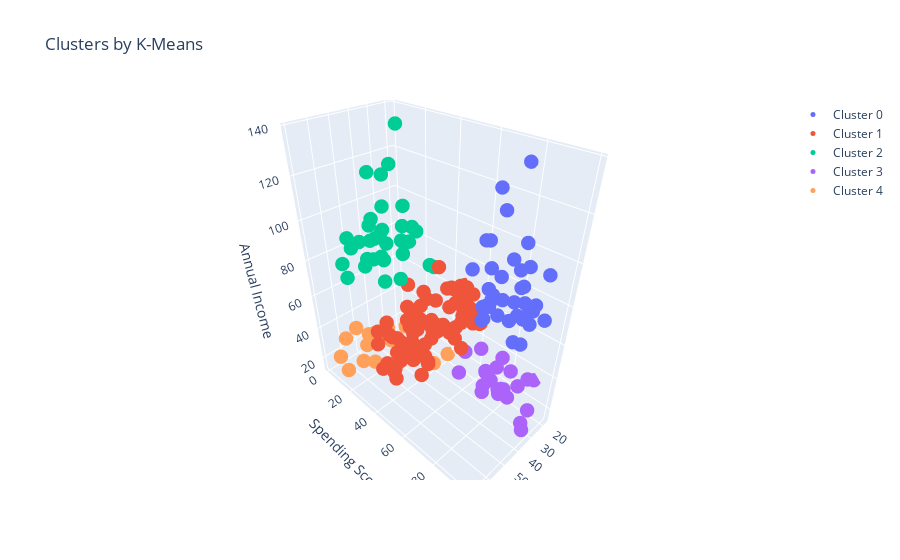

Here is the notebook cell this chart was saved with:
### Code cell
import plotly as py
import plotly.graph_objs as go

def tracer(db, n, name):
    '''
    This function returns trace object for Plotly
    '''
    return go.Scatter3d(
        x = db[db['Cluster']==n]['Age'],
        y = db[db['Cluster']==n]['Spending Score (1-100)'],
        z = db[db['Cluster']==n]['Annual Income (k$)'],
        mode = 'markers',
        name = name,
        marker = dict(
            size = 5
        )
     )

trace0 = tracer(KM5_clustered, 0, 'Cluster 0')
trace1 = tracer(KM5_clustered, 1, 'Cluster 1')
trace2 = tracer(KM5_clustered, 2, 'Cluster 2')
trace3 = tracer(KM5_clustered, 3, 'Cluster 3')
trace4 = tracer(KM5_clustered, 4, 'Cluster 4')

data = [trace0, trace1, trace2, trace3, trace4]

layout = go.Layout(
    title = 'Clusters by K-Means',
    scene = dict(
            xaxis = dict(title = 'Age'),
            yaxis = dict(title = 'Spending Score'),
            zaxis = dict(title = 'Annual Income')
        )
)

fig = go.Figure(data=data, layout=layout)
py.offline.iplot(fig)

### Figure 1 — Plotly figure (JSON) as saved in the notebook; plotly's stock layout.template omitted (floating-point values rounded to 4 significant figures)
{"data": [{"marker": {"size": 5}, "mode": "markers", "name": "Cluster 0", "type": "scatter3d", "x": [39, 31, 40, 38, 39, 31, 29, 32, 35, 32, 32, 28, 32, 34, 39, 38, 27, 30, 30, 29, 31, 36, 33, 32, 28, 36, 30, 27, 35, 32, 29, 30, 28, 36, 32, 38, 35, 32, 30], "y": [91, 77, 95, 75, 75, 71, 88, 73, 72, 93, 87, 97, 74, 90, 88, 76, 89, 78, 73, 83, 93, 75, 95, 63, 75, 92, 86, 69, 90, 86, 88, 97, 68, 85, 69, 91, 79, 74, 83], "z": [69, 70, 71, 71, 71, 72, 73, 73, 74, 75, 76, 77, 77, 78, 78, 78, 78, 78, 78, 79, 81, 85, 86, 87, 87, 87, 88, 88, 93, 97, 98, 99, 101, 103, 103, 113, 120, 126, 137]}, {"marker": {"size": 5}, "mode": "markers", "name": "Cluster 1", "type": "scatter3d", "x": [50, 27, 29, 31, 49, 33, 31, 59, 50, 47, 51, 69, 27, 53, 70, 19, 67, 54, 63, 18, 43, 68, 19, 32, 70, 47, 60, 60, 59, 26, 45, 40, 23, 49, 57, 38, 67, 46, 21, 48, 55, 22, 34, 50, 68, 18, 48, 40, 32, 24, 47, 27, 48, 20, 23, 49, 67, 26, 49, 21, 66, 54, 68, 66, 65, 19, 38, 19, 18, 19, 63, 49, 51, 50, 27, 38, 40, 43, 28], "y": [55, 47, 42, 42, 52, 60, 54, 60, 45, 41, 50, 46, 51, 46, 56, 55, 52, 59, 51, 59, 50, 48, 59, 47, 55, 42, 49, 56, 47, 54, 53, 48, 52, 42, 51, 55, 41, 44, 57, 46, 58, 55, 60, 46, 55, 41, 49, 40, 42, 52, 47, 50, 42, 49, 41, 48, 59, 55, 56, 42, 50, 46, 43, 48, 52, 54, 42, 46, 48, 50, 43, 59, 43, 57, 56, 40, 58, 35, 40], "z": [40, 40, 40, 40, 42, 42, 43, 43, 43, 43, 44, 44, 46, 46, 46, 46, 47, 47, 48, 48, 48, 48, 48, 48, 49, 49, 50, 50, 54, 54, 54, 54, 54, 54, 54, 54, 54, 54, 54, 54, 57, 57, 58, 58, 59, 59, 60, 60, 60, 60, 60, 60, 61, 61, 62, 62, 62, 62, 62, 62, 63, 63, 63, 63, 63, 63, 64, 64, 65, 65, 65, 65, 67, 67, 67, 67, 69, 71, 76]}, {"marker": {"size": 5}, "mode": "markers", "name": "Cluster 2", "type": "scatter3d", "x": [23, 59, 47, 25, 20, 44, 19, 57, 25, 48, 34, 43, 44, 47, 37, 34, 56, 19, 50, 42, 36, 40, 36, 52, 58, 59, 37, 46, 41, 54, 41, 34, 33, 47, 45, 32], "y": [29, 11, 9, 34, 5, 7, 10, 5, 12, 36, 22, 17, 20, 16, 1, 1, 35, 5, 26, 20, 27, 13, 10, 13, 15, 14, 32, 15, 39, 24, 17, 23, 8, 16, 28, 18], "z": [70, 71, 71, 72, 73, 73, 74, 75, 77, 77, 78, 78, 78, 78, 78, 78, 79, 81, 85, 86, 87, 87, 87, 88, 88, 93, 97, 98, 99, 101, 103, 103, 113, 120, 126, 137]}, {"marker": {"size": 5}, "mode": "markers", "name": "Cluster 3", "type": "scatter3d", "x": [21, 23, 22, 23, 30, 35, 24, 22, 20, 35, 25, 31, 29, 35, 23, 21, 18, 21, 30, 20, 24, 31, 24], "y": [81, 77, 76, 94, 72, 99, 77, 79, 66, 98, 73, 73, 82, 61, 87, 73, 92, 81, 73, 75, 92, 61, 65], "z": [15, 16, 17, 18, 19, 19, 20, 20, 21, 23, 24, 25, 28, 28, 29, 30, 33, 33, 34, 37, 38, 39, 39]}, {"marker": {"size": 5}, "mode": "markers", "name": "Cluster 4", "type": "scatter3d", "x": [19, 20, 31, 35, 64, 67, 58, 37, 35, 52, 35, 46, 54, 45, 40, 60, 53, 49, 42, 36, 65, 48, 49], "y": [39, 6, 40, 6, 3, 14, 15, 13, 35, 29, 35, 5, 14, 32, 31, 4, 4, 14, 17, 26, 35, 36, 28], "z": [15, 16, 17, 18, 19, 19, 20, 20, 21, 23, 24, 25, 28, 28, 29, 30, 33, 33, 34, 37, 38, 39, 39]}], "layout": {"scene": {"xaxis": {"title": {"text": "Age"}}, "yaxis": {"title": {"text": "Spending Score"}}, "zaxis": {"title": {"text": "Annual Income"}}}, "title": {"text": "Clusters by K-Means"}}}
